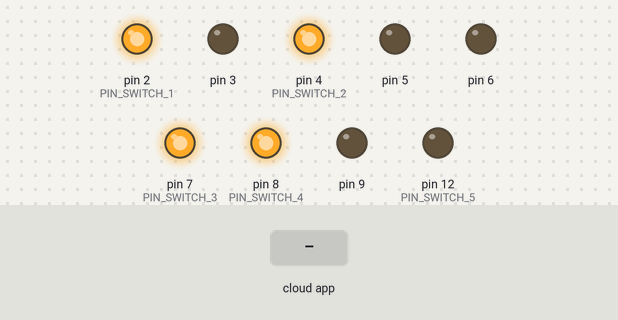
Recording of a sketch running on a simulated Arduino Uno, built with avr-gcc and run on an emulated ATmega328P. On the bench: output pins drawn as LEDs (lit = HIGH). Inputs (shaded band) come from the test bench. The RemoteXY app is connected.

Above: at 1.2 s.
1.3 s: the phone or cloud app sets switch_1 to 1
At 2.1 s:
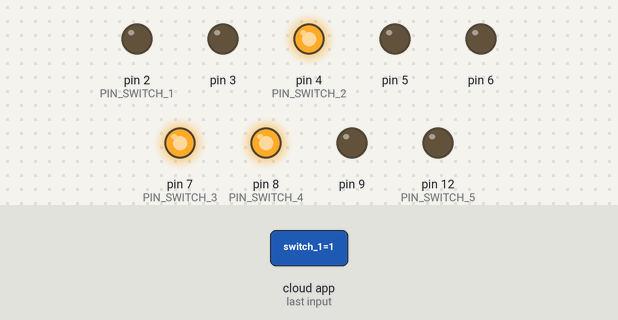
2.8 s: the phone or cloud app sets slider_2 to 25
At 3.3 s:
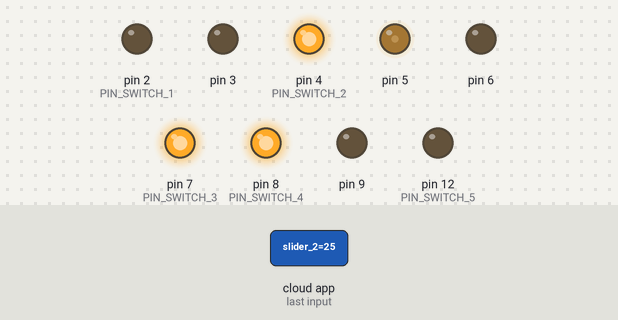
4.3 s: the phone or cloud app sets slider_3 to 25
At 5.5 s:
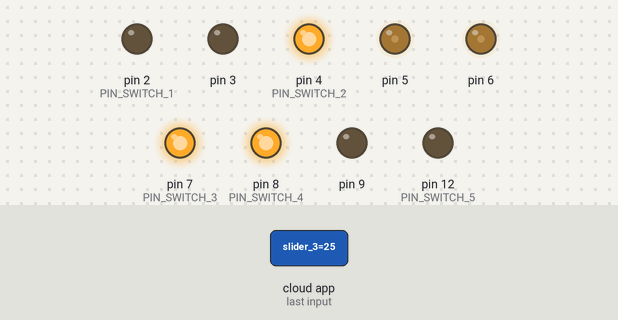
5.8 s: the phone or cloud app sets slider_4 to 25
At 6.8 s:
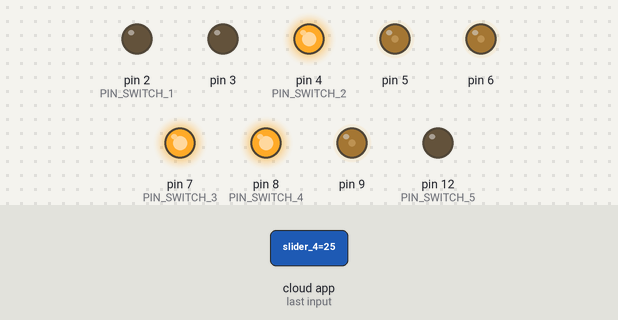
7.3 s: the phone or cloud app sets slider_1 to 25
At 7.9 s:
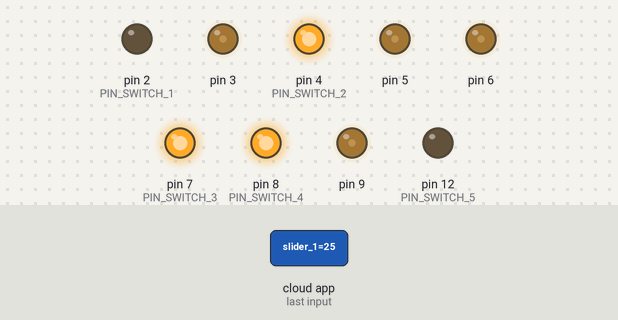
8.8 s: the phone or cloud app sets switch_5 to 1
At 10.2 s:
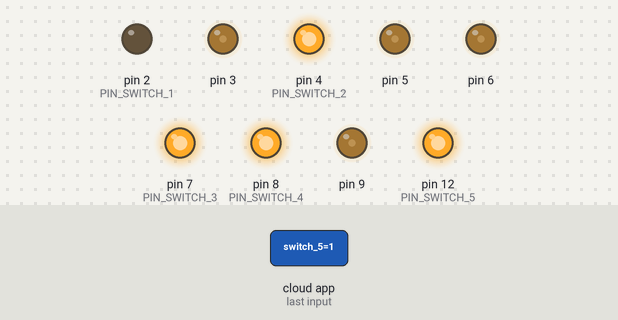
Timing chart, 0 to 11.3 s (numbered marks = the images above; inputs shaded):
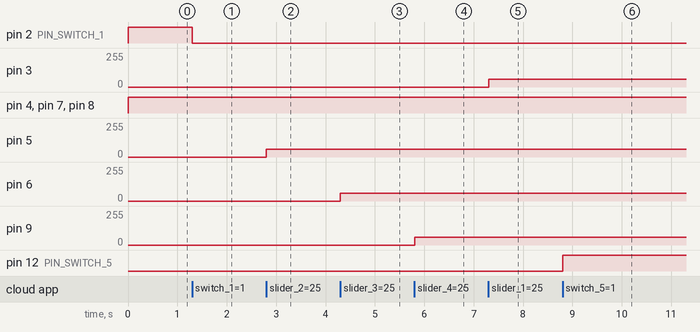

Measured:
- after the input at 1.3 s, pin 2 (PIN_SWITCH_1): HIGH → LOW at once
- after the input at 2.8 s, pin 5: 0/255 → 60/255 at once
- after the input at 4.3 s, pin 6: 0/255 → 60/255 at once
- after the input at 5.8 s, pin 9: 0/255 → 60/255 at once
- after the input at 7.3 s, pin 3: 0/255 → 60/255 at once
- after the input at 8.8 s, pin 12 (PIN_SWITCH_5): LOW → HIGH at once

The sketch:

sketch_may4a.ino
```cpp
// (licence header left out)
//////////////////////////////////////////////
//        RemoteXY include library          //
//////////////////////////////////////////////

// RemoteXY select connection mode and include library
#define REMOTEXY_MODE__ESP8266_HARDSERIAL

#include <RemoteXY.h>

// RemoteXY connection settings
#define REMOTEXY_SERIAL Serial
#define REMOTEXY_SERIAL_SPEED 115200
#define REMOTEXY_WIFI_SSID "Debjitroxx"
#define REMOTEXY_WIFI_PASSWORD "12345678"
#define REMOTEXY_SERVER_PORT 6377
#define REMOTEXY_ACCESS_PASSWORD "arduino"


// RemoteXY configurate
#pragma pack(push, 1)
uint8_t RemoteXY_CONF[] =   // 298 bytes
  { 255,9,0,0,0,35,1,16,24,1,2,0,42,11,13,5,2,26,31,31,
  79,78,0,79,70,70,0,4,192,25,77,36,5,120,0,4,192,25,85,36,
  5,120,0,4,192,25,93,36,5,120,0,4,192,25,69,36,5,120,0,2,
  0,42,48,13,5,2,26,31,31,79,78,0,79,70,70,0,2,0,42,30,
  13,5,2,26,31,31,79,78,0,79,70,70,0,2,0,42,39,13,5,2,
  26,31,31,79,78,0,79,70,70,0,2,0,42,20,13,5,2,26,31,31,
  79,78,0,79,70,70,0,129,0,4,49,14,3,2,66,97,116,104,114,111,
  111,109,0,129,0,4,12,13,3,2,66,101,100,114,111,111,109,0,129,0,
  4,30,9,3,2,68,105,110,105,110,103,0,129,0,4,40,11,3,2,75,
  105,116,99,104,101,110,0,129,0,4,21,16,3,2,66,101,100,114,111,111,
  109,32,50,0,129,0,26,3,12,4,2,76,105,103,104,116,115,0,129,0,
  27,60,9,4,121,70,97,110,115,0,130,1,244,56,78,1,26,129,0,4,
  70,13,3,121,66,101,100,114,111,111,109,0,129,0,4,78,16,3,121,66,
  101,100,114,111,111,109,32,50,0,129,0,4,86,9,3,121,68,105,110,105,
  110,103,0,129,0,4,94,11,3,121,75,105,116,99,104,101,110,0 };

// this structure defines all the variables and events of your control interface
struct {

    // input variables
  uint8_t switch_1; // =1 if switch ON and =0 if OFF
  int8_t slider_2; // =0..100 slider position
  int8_t slider_3; // =0..100 slider position
  int8_t slider_4; // =0..100 slider position
  int8_t slider_1; // =0..100 slider position
  uint8_t switch_5; // =1 if switch ON and =0 if OFF
  uint8_t switch_3; // =1 if switch ON and =0 if OFF
  uint8_t switch_4; // =1 if switch ON and =0 if OFF
  uint8_t switch_2; // =1 if switch ON and =0 if OFF

    // other variable
  uint8_t connect_flag;  // =1 if wire connected, else =0

} RemoteXY;
#pragma pack(pop)


#define PIN_SWITCH_1 2
#define PIN_SWITCH_5 12
#define PIN_SWITCH_3 7
#define PIN_SWITCH_4 8
#define PIN_SWITCH_2 4


void setup()
{
  RemoteXY_Init ();

  pinMode (PIN_SWITCH_1, OUTPUT);
  pinMode (PIN_SWITCH_5, OUTPUT);
  pinMode (PIN_SWITCH_3, OUTPUT);
  pinMode (PIN_SWITCH_4, OUTPUT);
  pinMode (PIN_SWITCH_2, OUTPUT);

  // TODO you setup code

}

void loop()
{
  RemoteXY_Handler ();

  digitalWrite(PIN_SWITCH_1, (RemoteXY.switch_1==0)?HIGH:LOW);
  digitalWrite(PIN_SWITCH_5, (RemoteXY.switch_5==0)?LOW:HIGH);
  digitalWrite(PIN_SWITCH_3, (RemoteXY.switch_3==0)?HIGH:LOW);
  digitalWrite(PIN_SWITCH_4, (RemoteXY.switch_4==0)?HIGH:LOW);
  digitalWrite(PIN_SWITCH_2, (RemoteXY.switch_2==0)?HIGH:LOW);

  int MotorSpeed1 = RemoteXY.slider_1 * 2.4 ;
    analogWrite(3,MotorSpeed1);

  int MotorSpeed2 = RemoteXY.slider_2 * 2.4 ;
    analogWrite(5,MotorSpeed2);

  int MotorSpeed3 = RemoteXY.slider_3 * 2.4 ;
    analogWrite(6,MotorSpeed3);

  int MotorSpeed4 = RemoteXY.slider_4 * 2.4 ;
    analogWrite(9,MotorSpeed4);


}
```
